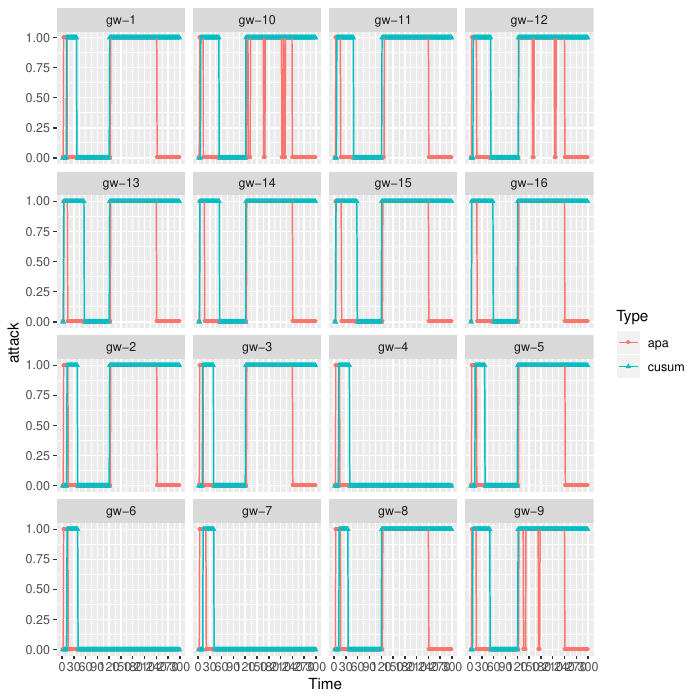

Reproduce this figure in R.

library(ggplot2)
library(scales)
library(doBy)
library(reshape2)


data = read.table("index.txt", header=T)
data$Node = factor(data$Node)
data.test = subset(data, grepl("^gw", Node))
data = droplevels(data.test)
fa = levels(data$Node)
data = subset(data, select=c('Time', 'Node', 'apa', 'cusum'))
df <- melt(data, id.var = c("Time", "Node"))
names(df) <- c('Time', 'Node', 'Type', 'Rate')
# df = subset(df, Type %in% c('enrate', 'ginirate', 't05rate'))
df = subset(df, Time != 1)

pdf("attack.pdf")

for(i in 1:ceiling(length(fa)/16)){
  sub_class=fa[c(1:16)+(i-1)*16]
  g.root <- ggplot(subset(df, Node %in% sub_class)) +
    geom_point(aes (x=Time, y=Rate, color=Type, shape=Type), size=1) +
    geom_line(aes (x=Time, y=Rate, color=Type), size=0.5) +
    ylab("attack") +
    scale_x_continuous(breaks=seq(0, 300, 30)) +
    facet_wrap(~ Node)
  print(g.root)
}

for(i in 1:ceiling(length(fa)/16)){
  sub_class=fa[c(1:16)+(i-1)*16]
  g.root <- ggplot(subset(data, Node %in% sub_class)) +
    geom_point(aes (x=Time, y=apa), size=1) +
    geom_line(aes (x=Time, y=apa), size=0.5) +
    ylab("attack") +
    scale_x_continuous(breaks=seq(0, 300, 30)) +
    facet_wrap(~ Node)
  print(g.root)
}

for(i in 1:ceiling(length(fa)/16)){
  sub_class=fa[c(1:16)+(i-1)*16]
  g.root <- ggplot(subset(data, Node %in% sub_class)) +
    geom_point(aes (x=Time, y=cusum), size=1) +
    geom_line(aes (x=Time, y=cusum), size=0.5) +
    ylab("attack") +
    scale_x_continuous(breaks=seq(0, 300, 30)) +
    facet_wrap(~ Node)
  print(g.root)
}